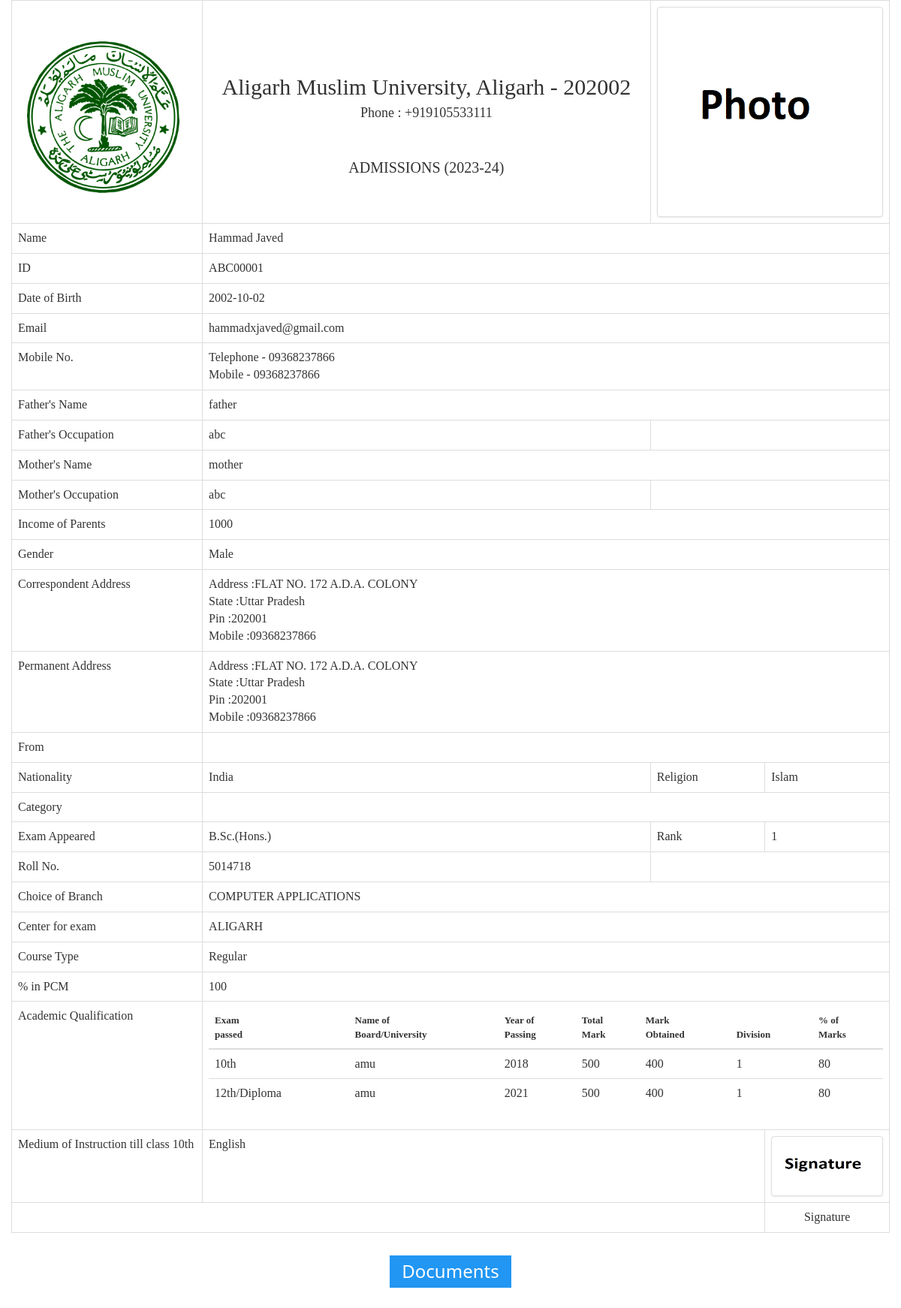
The app's page /st_profile.php?username=ABC00001 with its own data.
### tables this page shows
CREATE TABLE `t_user` (
  `s_detid` varchar(15) NOT NULL,
  `s_id` varchar(15) NOT NULL,
  `s_phn1` varchar(15) DEFAULT NULL,
  `s_phn2` varchar(15) DEFAULT NULL,
  `f_name` varchar(45) NOT NULL,
  `f_occ` varchar(45) NOT NULL,
  `f_phn` varchar(15) DEFAULT NULL,
  `m_name` varchar(45) NOT NULL,
  `m_occ` varchar(45) NOT NULL,
  `m_phn` varchar(15) DEFAULT NULL,
  `s_iop` int(10) NOT NULL,
  `s_sex` varchar(6) NOT NULL,
  `s_cadr` varchar(50) NOT NULL,
  `s_cst` varchar(20) NOT NULL,
  `s_cpin` int(6) NOT NULL,
  `s_cmob` varchar(15) DEFAULT NULL,
  `s_padr` varchar(50) NOT NULL,
  `s_pst` varchar(20) NOT NULL,
  `s_ppin` int(6) NOT NULL,
  `s_pmob` varchar(15) DEFAULT NULL,
  `s_ruc` varchar(10) NOT NULL,
  `s_natn` varchar(10) NOT NULL,
  `s_relg` varchar(10) DEFAULT NULL,
  `s_catg` varchar(3) NOT NULL,
  `s_mainsxam` varchar(20) NOT NULL,
  `s_mainsrank` varchar(10) NOT NULL,
  `s_mainsroll` varchar(20) NOT NULL,
  `s_mainsbrnch` varchar(45) NOT NULL,
  `s_branch` varchar(60) NOT NULL,
  `s_college` varchar(6) NOT NULL,
  `s_center` varchar(20) NOT NULL,
  `s_crtype` varchar(10) NOT NULL,
  `s_pcm` varchar(10) NOT NULL,
  `s_tenbrd` varchar(7) NOT NULL,
  `s_tenyop` varchar(4) NOT NULL,
  `s_tentotmark` varchar(4) NOT NULL,
  `s_tenmarkob` varchar(4) NOT NULL,
  `s_tendiv` varchar(4) NOT NULL,
  `s_tenprcmark` varchar(4) NOT NULL,
  `s_twlbrd` varchar(7) NOT NULL,
  `s_twlyop` varchar(4) NOT NULL,
  `s_twltotmark` varchar(4) NOT NULL,
  `s_twlmarkob` varchar(4) NOT NULL,
  `s_twldiv` varchar(4) NOT NULL,
  `s_twlprcmark` varchar(4) NOT NULL,
  `s_moi` varchar(8) NOT NULL,
  `s_pay` varchar(4) NOT NULL
);

CREATE TABLE `t_userdoc` (
  `s_id` varchar(10) NOT NULL,
  `s_pic` varchar(200) NOT NULL,
  `s_tenmarkpic` varchar(200) NOT NULL,
  `s_tencerpic` varchar(200) NOT NULL,
  `s_twdmarkpic` varchar(200) NOT NULL,
  `s_twdcerpic` varchar(200) NOT NULL,
  `s_idprfpic` varchar(200) NOT NULL,
  `s_sigpic` varchar(200) NOT NULL
);

CREATE TABLE `t_user_data` (
  `s_id` varchar(10) NOT NULL,
  `s_pwd` varchar(15) NOT NULL,
  `s_dob` date DEFAULT NULL,
  `s_name` varchar(45) NOT NULL,
  `s_email` varchar(45) NOT NULL,
  `s_mob` varchar(10) DEFAULT NULL,
  `s_signupdate` datetime(6) NOT NULL
);

### st_profile.php (the view, shortened to what this page needs)
<?php
$user = $_GET['username'];
include 'db.php';
$q=mysqli_query($con,"select s_name from t_user_data where s_id='".$user."'");
$result = mysqli_query($con,"SELECT * FROM t_user WHERE s_id='".$user."'");
if (mysqli_num_rows($result) == 1) {
    $n=  mysqli_fetch_assoc($q);
}
elseif (mysqli_num_rows($result) == 0) {
    echo  "This student didn't completed the admission process";
    exit();
}
$stname= $n['s_name'];
                    while($row = mysqli_fetch_array($result))
                      {
?>
<html>
    <head>
         <link rel="stylesheet" href="bootstrap/bootstrap.min.css">
         <link rel="stylesheet" href="bootstrap/bootstrap-theme.min.css">
        <link type="text/css" rel="stylesheet" href="css/admform.css"></link>
        <link rel="stylesheet" href="w3.css">
    </head>
    <body>
        <div class="container-fluid">
                            <div class="row">
                               <div class="col-sm-12">
      <center>  <table class="table table-bordered" style="font-family: Verdana">
                <tr>
                 <td style="width:3%; padding-bottom:20px;padding-left:20px;"><br><br><img src="./images/logow.png" width="90%" > </td>
                 <td style="width:8%;"><center><font style="font-family:Arial Black; font-size:30px;">
                     <br><br>
                    Aligarh Muslim University, Aligarh - 202002</font></center>
                <center><font style="font-family:Verdana; font-size:18px;">
                    Phone : +919105533111
                    </font></center>
                <br>
                <br>
                <center><font style="font-family:Arial Black; font-size:20px;">
                    ADMISSIONS (2023-24)</font></center>
                </td>
                    <td colspan="2" width="3%" >
                   <?php
                    $picfile_path ='studentpic/';
                    $result1 = mysqli_query($con,"SELECT * FROM t_userdoc where s_id='".$user."'");
                    while($row1 = mysqli_fetch_array($result1))
                      {
                        $picsrc=$picfile_path.$row1['s_pic'];
                        echo "<img src='$picsrc' class='img-thumbnail' width='330px' style='height:280px;'>";
                      }
                        $resdata = mysqli_query($con,"SELECT * FROM t_user_data WHERE s_id='".$user."'");
                    while($rowdata = mysqli_fetch_array($resdata))
                      {
                   ?>
                        </td>
                 </tr>
                 <tr>
                 <td style="width:4%;"> <font style="font-family: Verdana;">Name  </font> </td>
                    <td style="width:8%;" colspan="3"> <?php echo $stname;?> </td>
                 </tr>
                <tr>
                    <td> <font style="font-family: Verdana;">ID  </font> </td>
                    <td colspan="3"> <?php echo $user ?> </td>
                </tr>
                <tr>
                    <td> <font style="font-family: Verdana;">Date of Birth  </font> </td>
                    <td colspan="3"> <?php echo $rowdata[2] ?> </td>
                </tr>
                <tr>
                    <td> <font style="font-family: Verdana;">Email  </font> </td>
                      <td colspan="3"> <?php echo $rowdata[4]  ?> </td>
                </tr>
                  <?php
                      }
                      ?>
                  <tr>
                    <td > <font style="font-family: Verdana;"> Mobile No.</font>  </td>
                    <td colspan="3"> <?php echo 'Telephone - '. $row[2]. '   ' ?><br>
                    <?php echo ' Mobile - '.$row[3] ?></td>
                  </tr>
                  <tr>
                    <td><font style="font-family: Verdana;"> Father's Name</font></td>
                    <td  colspan="3"><?php echo $row[4] ?> </td>
                   </tr>
                  <tr>
                    <td> <font style="font-family: Verdana;">Father's Occupation</font></td>
                    <td> <?php echo $row[5] ?></td>
                  </tr>
                <tr>
                    <td> <font style="font-family: Verdana;">Mother's Name</font> </td>
                    <td colspan="3"> <?php echo $row[7] ?></td>
                </tr>
                <tr>
                    <td> <font style="font-family: Verdana;">Mother's Occupation</font></td>
                    <td> <?php echo $row[8] ?> </td>
                </tr>
                <tr>
                    <td><font style="font-family: Verdana;"> Income of Parents </font>
                     <td  colspan="3"><?php echo $row[10] ?></td>
                </tr>
                <tr>
                    <td> <font style="font-family: Verdana;">Gender </font>
                    <td colspan="3"><?php echo $row[11] ?></td>
                </tr>
                <tr>
                    <td><font style="font-family: Verdana;"> Correspondent Address</font>
                    <td colspan="3"><?php echo 'Address :'. $row[12] ?><br>
                          <?php echo 'State :'. $row[13] ?><br>
                          <?php echo 'Pin :'. $row[14] ?><br>
                          <?php echo 'Mobile :'. $row[15] ?><br>
                </td>
                <tr>
                    <td> <font style="font-family: Verdana;">Permanent Address</font>
                    <td colspan="3"><?php echo 'Address :'. $row[16] ?><br>
                          <?php echo 'State :'. $row[17] ?><br>
                          <?php echo 'Pin :'. $row[18] ?><br>
                          <?php echo 'Mobile :'. $row[19] ?><br>
                </td>
                </tr>
                <tr>
                    <td> <font style="font-family: Verdana;">From</font>
                    <td colspan="3">  <?php echo  $row[20] ?>
                </td>
                </tr>
                <tr>
                    <td><font style="font-family: Verdana;"> Nationality</font>
                    <td> <?php echo $row[21] ?></td>
                    <td><font style="font-family: Verdana;"> Religion</font>
                    <td> <?php echo $row[22] ?></td>
                </tr>
                <tr>
                    <td> <font style="font-family: Verdana;">Category</font>
                    <td colspan="3">  <?php echo $row[23] ?>
                </td>
                </tr>
                 <tr>
                    <td><font style="font-family: Verdana;">Exam Appeared</font></td>
                    <td><?php echo $row[24] ?>
                    </td>
                    <td><font style="font-family: Verdana;">Rank</font></td>
                    <td><?php echo $row[25] ?></td>
               </tr>
               <tr>
                    <td><font style="font-family: Verdana;">Roll No.</font></td>
                    <td><?php echo $row[26] ?></td>
               </tr>
               <tr>
                    <td><font style="font-family: Verdana;">Choice of Branch</font></td>
                    <td colspan="3"><?php echo $row[28] ?>
                     </td>
               </tr>
                <tr>
                     <td><font style="font-family: Verdana;">Center for exam</font></td>
                     <td colspan="3"><?php echo $row[30] ?>
                     </td>
                </tr>
                <tr>
                     <td><font style="font-family: Verdana;">Course Type</font></td>
                     <td colspan="3"><?php echo $row[31] ?>
                     </td>
                </tr>
                <tr>
                     <td><font style="font-family: Verdana;">% in PCM</font></td>
                     <td colspan="3"><?php echo $row[32] ?></td>
                </tr>
               <tr>
                   <td><font style="font-family: Verdana;">Academic Qualification</font></td>
                   <td colspan="3">
                       <table class="table table-hover">
                           <thead>
                               <tr>
                                    <th><font style="font-family: Verdana;font-size: small">Exam</font> <br><font style="font-family: Verdana; font-size: small">passed</font></th>
                                    <th><font style="font-family: Verdana;font-size: small">Name of</font> <br><font style="font-family: Verdana;font-size: small">Board/University</font></th>
                                    <th><font style="font-family: Verdana;font-size: small">Year of</font> <br><font style="font-family: Verdana;font-size: small"> Passing</font></th>
                                    <th><font style="font-family: Verdana;font-size: small">Total</font><br><font style="font-family: Verdana;font-size: small"> Mark</font></th>
                                    <th><font style="font-family: Verdana;font-size: small">Mark</font> <br><font style="font-family: Verdana;font-size: small">Obtained</font></th>
                                    <th><font style="font-family: Verdana;font-size: small">Division</font></th>
                                    <th><font style="font-family: Verdana;font-size: small">% of</font><br><font style="font-family: Verdana;font-size: small"> Marks</font></th>
                              </tr>
                           </thead>
                            <tbody>
                           <tr>
                               <td><?php echo "10th"; ?></td>
                               <td><?php echo $row[33] ?></td>
                               <td><?php echo $row[34] ?></td>
                               <td><?php echo $row[35] ?></td>
                               <td><?php echo $row[36] ?></td>
                               <td><?php echo $row[37] ?></td>
                               <td><?php echo $row[38] ?></td>
                           </tr>
                           <tr>
                               <td><?php echo "12th/Diploma"; ?> </td>
                               <td><?php echo $row[39] ?></td>
                               <td><?php echo $row[40] ?></td>
                               <td><?php echo $row[41] ?></td>
                               <td><?php echo $row[42] ?></td>
                               <td><?php echo $row[43] ?></td>
                               <td><?php echo $row[44] ?></td>
                           </tr>
                            </tbody>
                       </table>
                           <tr>
                               <td><font style="font-family: Verdana;">Medium of Instruction till class 10th</font></td>
                                    <td colspan="2"><?php echo $row[45] ?></td>
                                    <td colspan="2">
                                        <?php
                                         $picfile_path1 ='studentproof/';
                                         $result2 = mysqli_query($con,"SELECT * FROM t_userdoc where s_id='".$user."'");
                                         while($row2 = mysqli_fetch_array($result2))
                                        {
                                          $picsrc1=$picfile_path1.$row2['s_sigpic'];
                                          echo "<img src='$picsrc1' class='img-thumbnail' width='180px' style='height:80px;'>";
                                        }
                                        ?>
                                    </td>
                           </tr>
                           <tr>
                               <td colspan="3"></td>
                               <td >
                           <center><font style="font-family: Verdana;">Signature</font></center>
                               </td>
                           </tr>
                       </table></center>
                               </div>
                            </div>
            </div>
        <?php
              }
        ?>
            <center> <h3 ><a href="st_profile_doc.php?username=<?php echo $user;?>" class="w3-button w3-blue">Documents</a></center></h3>
            <br><br> <br>
    </body>
</html>

### w3.css (style rules this page uses)
html { box-sizing:border-box }
*,*:before,*:after { box-sizing:inherit }
html { -ms-text-size-adjust:100%;-webkit-text-size-adjust:100% }
body { margin:0 }
a { background-color:transparent }
img { border-style:none }
html,body { font-family:Verdana,sans-serif;font-size:15px;line-height:1.5 }
html { overflow-x:hidden }
h3 { font-size:24px }
h1,h2,h3,h4,h5,h6 { font-family:"Segoe UI",Arial,sans-serif;font-weight:400;margin:10px 0 }
img { vertical-align:middle }
a { color:inherit }
.w3-btn,.w3-button { border:none;display:inline-block;padding:8px 16px;vertical-align:middle;overflow:hidden;text-decoration:none;color:inherit;background-color:inherit;text-align:center;cursor:pointer;white-space:nowrap }
.w3-btn,.w3-button { -webkit-touch-callout:none;-webkit-user-select:none;-khtml-user-select:none;-moz-user-select:none;-ms-user-select:none;user-select:none }
.w3-blue,.w3-hover-blue:hover { color:#fff!important;background-color:#2196F3!important }

### records on screen
t_user: s_phn1 "09368237866", s_phn2 "09368237866", f_name "father", f_occ "abc", m_name "mother", m_occ "abc", s_iop "1000", s_sex "Male", s_cadr "FLAT NO. 172 A.D.A. COLONY", s_cst "Uttar Pradesh", s_cpin "202001", s_cmob "09368237866", s_padr "FLAT NO. 172 A.D.A. COLONY", s_pst "Uttar Pradesh", s_ppin "202001", s_pmob "09368237866", s_natn "India", s_relg "Islam", s_mainsxam "B.Sc.(Hons.)", s_mainsrank "1", s_mainsroll "5014718", s_branch "COMPUTER APPLICATIONS", s_center "ALIGARH", s_crtype "Regular", s_pcm "100", s_tenbrd "amu", s_tenyop "2018", s_tentotmark "500", s_tenmarkob "400", s_tendiv "1", s_tenprcmark "80", s_twlbrd "amu", s_twlyop "2021", s_twltotmark "500", s_twlmarkob "400", s_twldiv "1", s_twlprcmark "80", s_moi "English"
t_userdoc: s_pic (picture), s_sigpic (picture)
t_user_data: s_name "Hammad Javed", s_dob "2002-10-02", s_email "hammadxjaved@gmail.com"
